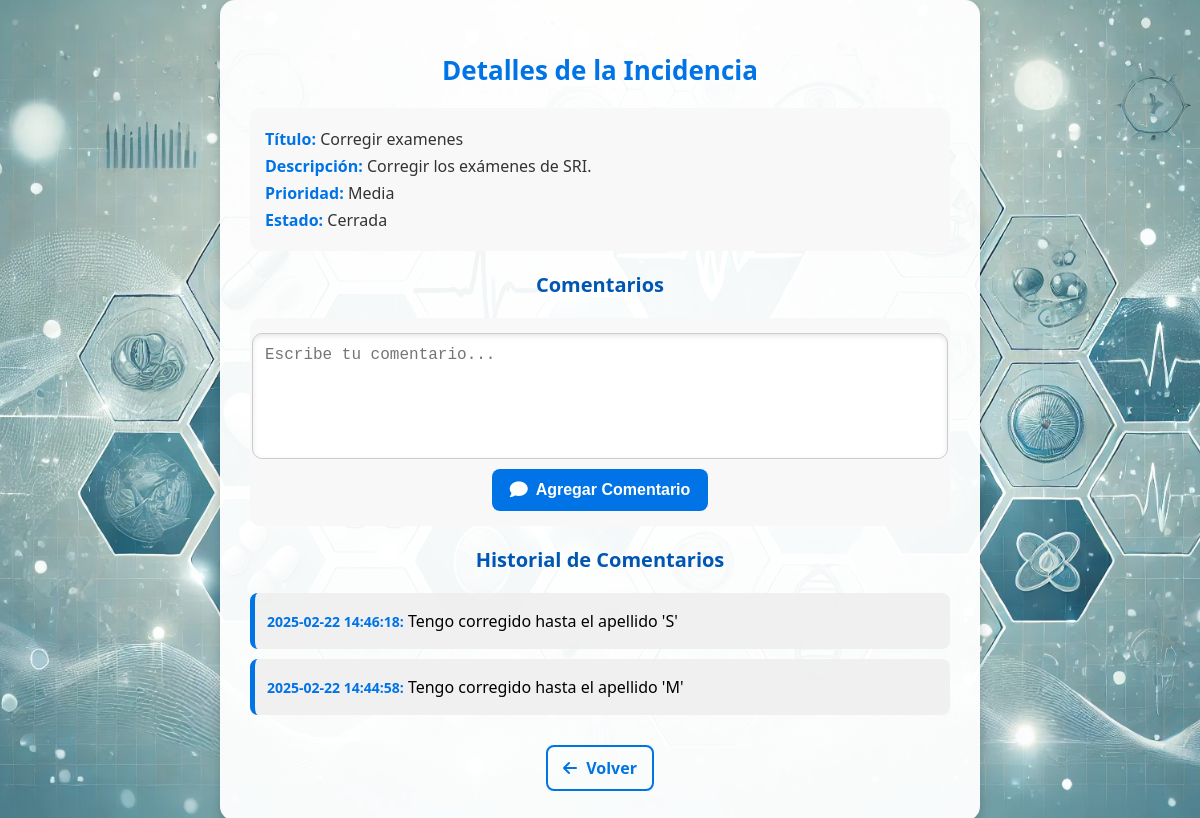
Page /Proyecto_limpiado/ver_incidencia.php?id=61 (signed in) on the committed database.
### tables this page shows
CREATE TABLE `INCIDENCIAS` (
  `ID_INCIDENCIA` int(5) NOT NULL,
  `TITULO` varchar(200) NOT NULL,
  `DESCRIPCION` text NOT NULL,
  `FECHA_CREACION` datetime NOT NULL DEFAULT current_timestamp(),
  `NIVEL_PRIORIDAD` enum('Baja','Media','Alta','Urgente') NOT NULL,
  `ESTADO` enum('Abierta','Cerrada') NOT NULL DEFAULT 'Abierta',
  `ID_PROVINCIA` int(5) NOT NULL,
  `ID` int(5) NOT NULL
);

CREATE TABLE `COMENTARIOS` (
  `ID_COMENTARIO` int(5) NOT NULL,
  `TEXTO` text NOT NULL,
  `FECHA_CREACION` datetime NOT NULL DEFAULT current_timestamp(),
  `ID_INCIDENCIA` int(5) NOT NULL,
  `ID` int(5) NOT NULL
);

### Proyecto_limpiado/ver_incidencia.php (the view, shortened to what this page needs)
<?php
require 'db_connection.php';
$id_incidencia = isset($_GET['id']) ? (int) $_GET['id'] : 0;
$usuario_id = $_SESSION['user_id'];
$sql = "SELECT * FROM INCIDENCIAS WHERE ID_INCIDENCIA = ? AND ID = ?";
$stmt = $conn->prepare($sql);
$stmt->bind_param("ii", $id_incidencia, $usuario_id);
$stmt->execute();
$result = $stmt->get_result();
$incidencia = $result->fetch_assoc();
$sqlComentarios = "SELECT TEXTO, FECHA_CREACION FROM COMENTARIOS WHERE ID_INCIDENCIA = ? AND ID = ? ORDER BY FECHA_CREACION DESC";
$stmtComentarios = $conn->prepare($sqlComentarios);
$stmtComentarios->bind_param("ii", $id_incidencia, $usuario_id);
$stmtComentarios->execute();
$comentarios = $stmtComentarios->get_result();
?>
<!DOCTYPE html>
<html lang="es">
<head>
    <link rel="stylesheet" href="ver.css">
    <link rel="stylesheet" href="https://cdnjs.cloudflare.com/ajax/libs/font-awesome/6.4.2/css/all.min.css">
</head>
<body>
    <div class="container">
        <h2>Detalles de la Incidencia</h2>
        <div class="details">
            <p><strong>Título:</strong> <?= htmlspecialchars($incidencia['TITULO']) ?></p>
            <p><strong>Descripción:</strong> <?= htmlspecialchars($incidencia['DESCRIPCION']) ?></p>
            <p><strong>Prioridad:</strong> <?= htmlspecialchars($incidencia['NIVEL_PRIORIDAD']) ?></p>
            <p><strong>Estado:</strong> <?= htmlspecialchars($incidencia['ESTADO']) ?></p>
        </div>
        <h3>Comentarios</h3>
        <form method="POST" action="agregar_comentario.php">
            <textarea name="comentario" placeholder="Escribe tu comentario..." required></textarea>
            <button type="submit"><i class="fa-solid fa-comment"></i> Agregar Comentario</button>
        </form>
        <h3>Historial de Comentarios</h3>
        <div class="comments">
            <?php while ($comentario = $comentarios->fetch_assoc()): ?>
                <div class="comment-box">
                    <p><strong><?= htmlspecialchars($comentario['FECHA_CREACION']) ?>:</strong> <?= htmlspecialchars($comentario['TEXTO']) ?></p>
                </div>
            <?php endwhile; ?>
        </div>
        <a href="listar_incidencias.php" class="back-button"><i class="fa-solid fa-arrow-left"></i> Volver</a>
    </div>
</body>
</html>

### Proyecto_limpiado/ver.css (style rules this page uses)
body { font-family: 'Segoe UI', Tahoma, Geneva, Verdana, sans-serif; background: url('background.webp') no-repeat center center fixed; background-size: cover; color: #333; margin: 0; padding: 0; display: flex; justify-content: center; align-items: center; min-height: 100vh; }
.container { max-width: 700px; width: 90%; background: rgba(255, 255, 255, 0.95); padding: 30px; border-radius: 15px; box-shadow: 0px 6px 12px rgba(0, 0, 0, 0.2); text-align: center; }
h2 { color: #0073e6; font-size: 26px; font-weight: bold; margin-bottom: 20px; }
h3 { color: #0056b3; font-size: 20px; margin-top: 20px; }
.details { background: #f8f8f8; padding: 15px; border-radius: 10px; margin-bottom: 20px; text-align: left; }
.details p { font-size: 16px; margin: 5px 0; }
.details p strong { color: #0073e6; }
form { display: flex; flex-direction: column; align-items: center; background: #f8f8f8; padding: 15px; border-radius: 10px; margin-bottom: 20px; }
textarea { width: 100%; height: 100px; padding: 12px; border-radius: 10px; border: 1px solid #ccc; font-size: 16px; background: white; color: #333; resize: none; box-shadow: inset 0 2px 5px rgba(0, 0, 0, 0.1); }
button { background-color: #0073e6; color: white; border: none; padding: 12px 18px; font-size: 16px; cursor: pointer; border-radius: 8px; transition: background 0.3s ease; margin-top: 10px; font-weight: bold; display: flex; align-items: center; gap: 8px; }
button i { font-size: 18px; }
.comments { text-align: left; }
.comment-box { background: rgba(240, 240, 240, 0.95); padding: 12px; border-radius: 8px; margin: 10px 0; color: black; border-left: 5px solid #0073e6; font-size: 16px; }
.comment-box p { margin: 5px 0; }
.comment-box strong { color: #0073e6; font-size: 14px; }
.back-button { display: inline-block; margin-top: 20px; color: #0073e6; font-weight: bold; font-size: 16px; text-decoration: none; padding: 10px 15px; border-radius: 8px; border: 2px solid #0073e6; transition: background 0.3s ease, color 0.3s ease; }
.back-button i { margin-right: 5px; }

### rows in the picture
incidencias: TITULO "Corregir examenes", DESCRIPCION "Corregir los exámenes de SRI.", NIVEL_PRIORIDAD "Media", ESTADO "Cerrada"
comentarios: FECHA_CREACION "2025-02-22 14:46:18", TEXTO "Tengo corregido hasta el apellido 'S'"
comentarios: FECHA_CREACION "2025-02-22 14:44:58", TEXTO "Tengo corregido hasta el apellido 'M'"
